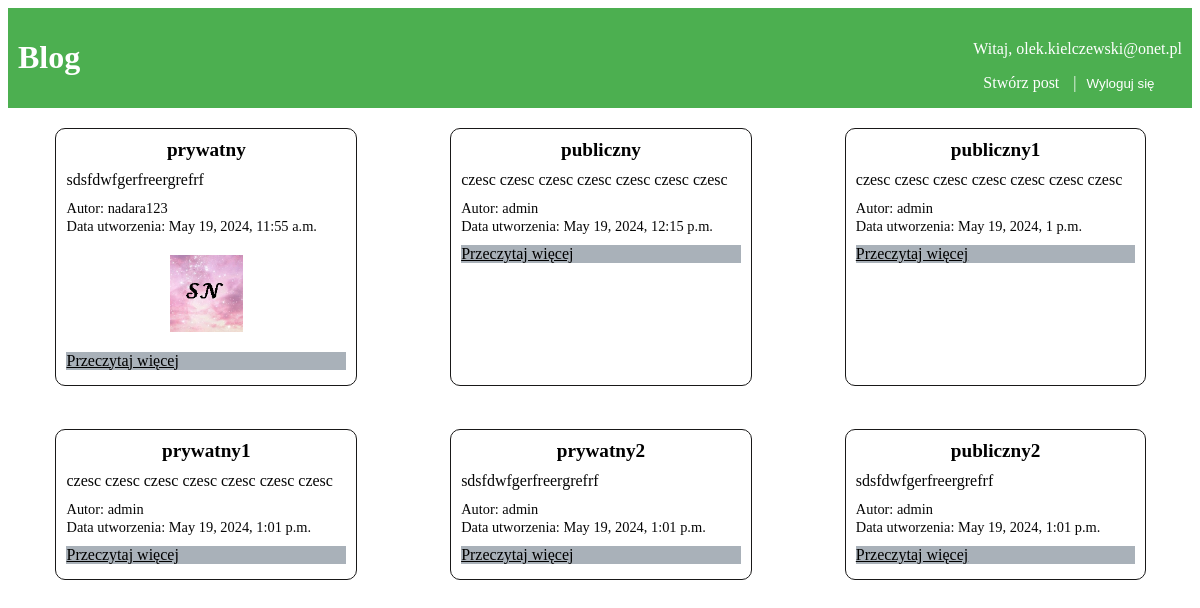
The page /posty/ (signed in) on the database as committed earlier.
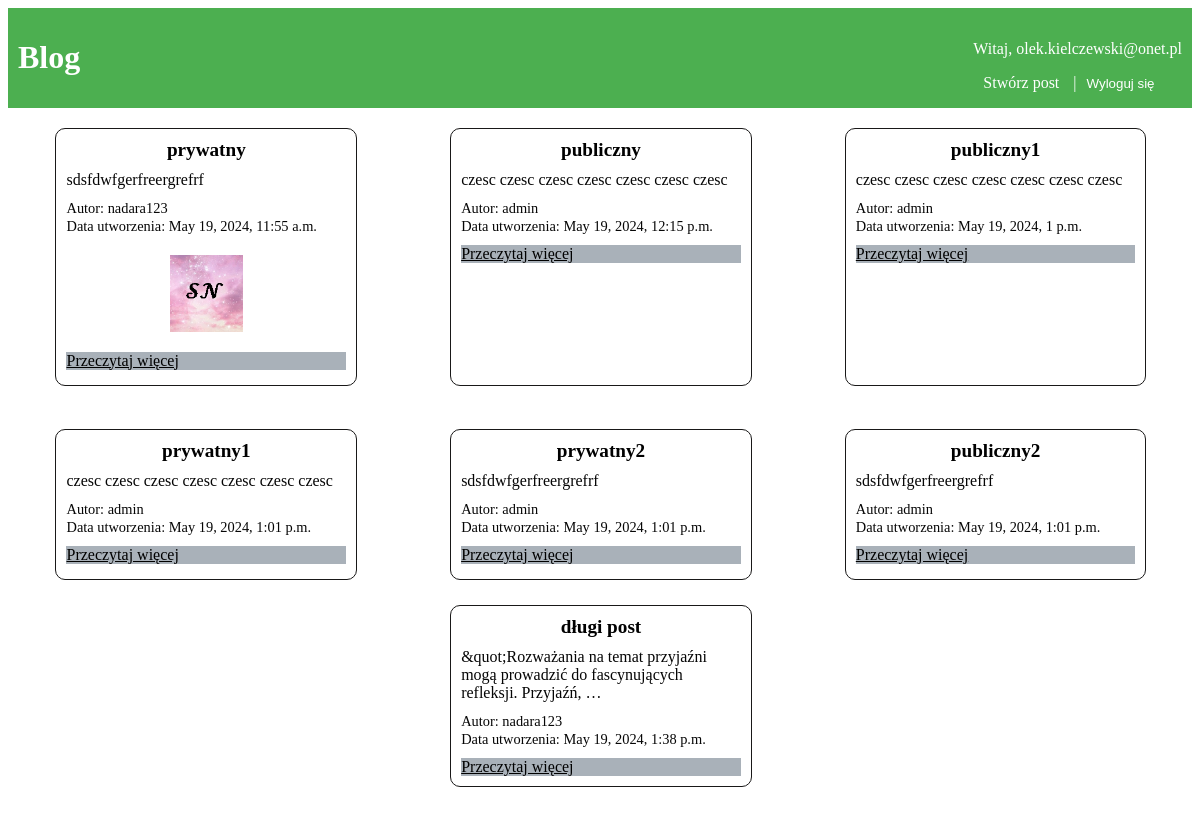
The same page on the database as committed later.
### mainapp/models.py (models this page shows, shortened)
class Post(models.Model):
    tytul = models.CharField(max_length=200)
    tresc = models.TextField(max_length=2000)
    data_utworzenia = models.DateTimeField(auto_now_add=True)
    autor = models.ForeignKey(User, on_delete=models.CASCADE)
    image = models.ImageField(null=True, blank=True, upload_to="images/")
    DOSTEP_CHOICES = (
        ('Publiczny', 'Publiczny'),
        ('Ograniczony', 'Ograniczony'),
    )
    dostep = models.CharField(max_length=20, choices=DOSTEP_CHOICES, default='Publiczny')

### mainapp/views.py (the view)
# urls.py: path('posty/', views.post_list, name='post_list'),
def post_list(request):
    if request.user.is_authenticated:
        posts = Post.objects.all()
    else:
        posts = Post.objects.filter(dostep='Publiczny')
    return render(request, './post/post_list.html', {'posts': posts})

### mainapp/templates/post/post_list.html (shortened to what this page needs)
{% extends "base.html" %}
{% block content %}
<div class="container mt-5">
  <div class="row justify-content-center">
    {% for post in posts %}
    <div class="col-md-4 mb-3">
      <div class="card post-card">
        <div class="card-body">
          <h5 class="card-title post-title">{{ post.tytul }}</h5>
          <p class="card-text post-text">{{ post.tresc|truncatewords_html:10 }}</p>
        </div>
        <div class="card-footer">
          <small class="text-muted post-info">Autor: {{ post.autor }}</small>
          <br>
          <small class="text-muted post-info">Data utworzenia: {{ post.data_utworzenia }}</small>
        </div>
        {% if post.image %}
        <img src="{{ post.image.url }}" alt="{{ post.tytul }}" class="post-image">
        {% endif %}
        <a href="{% url 'post_detail' post.id %}" class="btn btn-primary read-more-btn">Przeczytaj więcej</a>
      </div>
    </div>
    {% endfor %}
  </div>
</div>
{% endblock %}

Rows that differ between the two databases and show on the page:
added Post: tytul "długi post", tresc "&quot;Rozważania na temat przyjaźni mogą prowadzić do fascynujących refleksji. Przyjaźń, …", autor "nadara123", data_utworzenia "May 19, 2024, 1:38 p.m."
